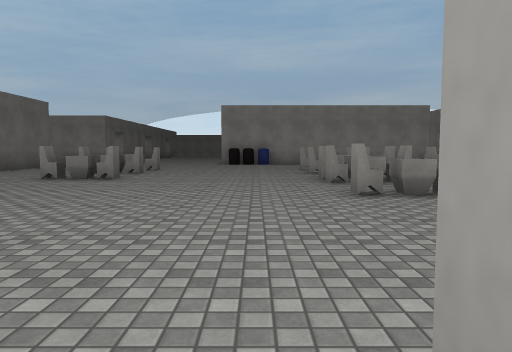
View 1 (above)

24 first-person views from a walk through a Unity game level. The camera is 1.3 m above the floor, tilts 4° down and sees 70° across. The floor is counted in squares, 2 m on a side. Each view is taken from the middle of a square. On the plan, view 1 faces up. The plan holds only what a view shows up to about 11 squares ahead; the rest is blank. The place goes on beyond the plan. Surface patterns are stand-ins for the level's own textures.

View 2
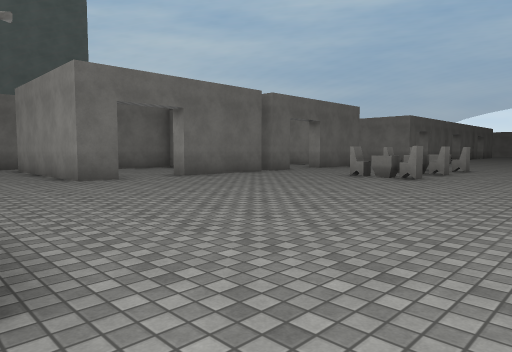

View 3
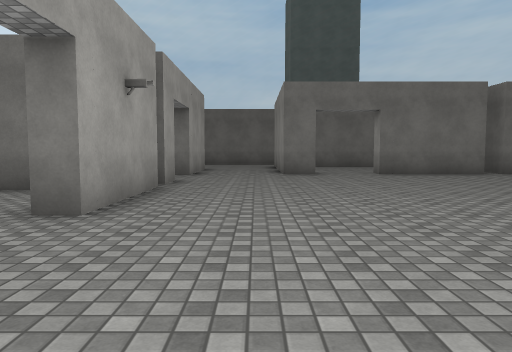

View 4
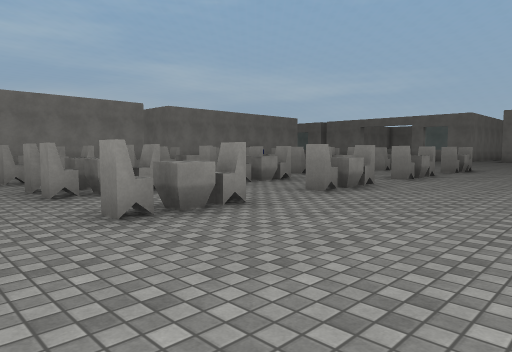

View 5
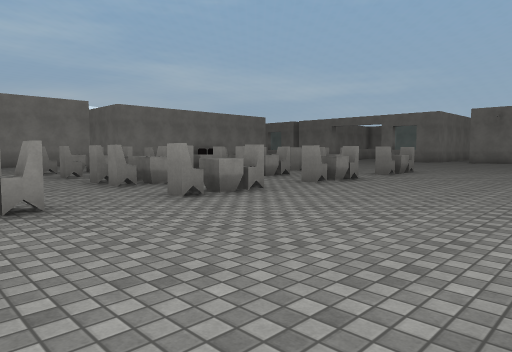

View 6
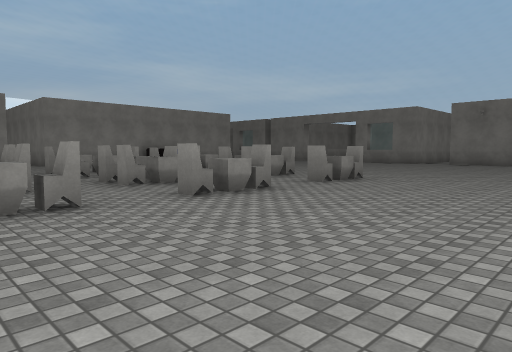

View 7
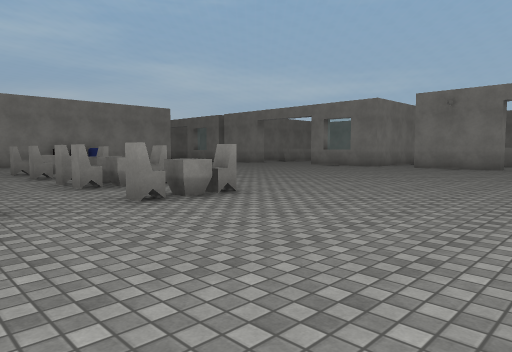

View 8
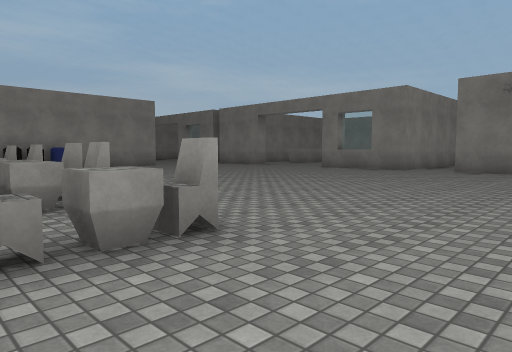

View 9
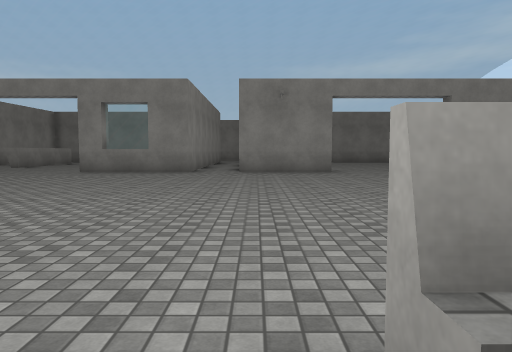

View 10
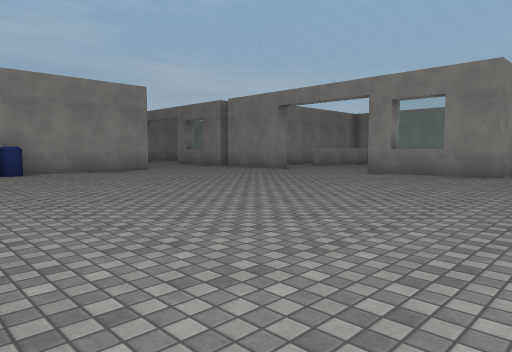

View 11
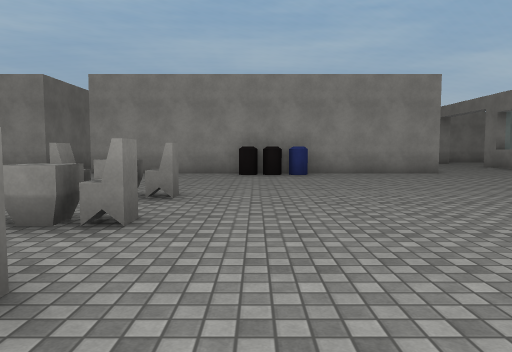

View 12
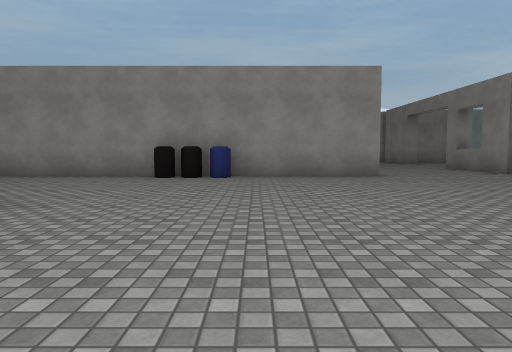

View 13
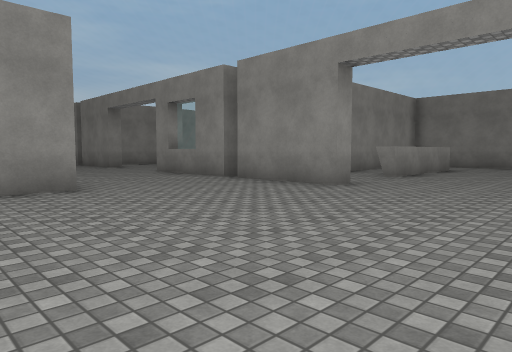

View 14
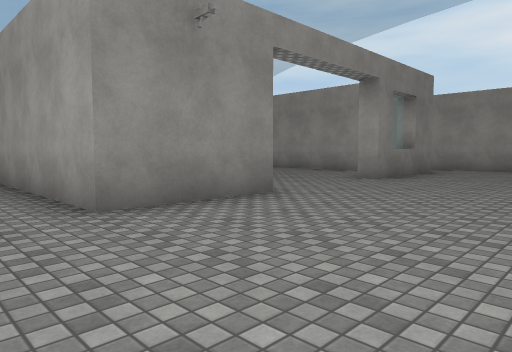

View 15
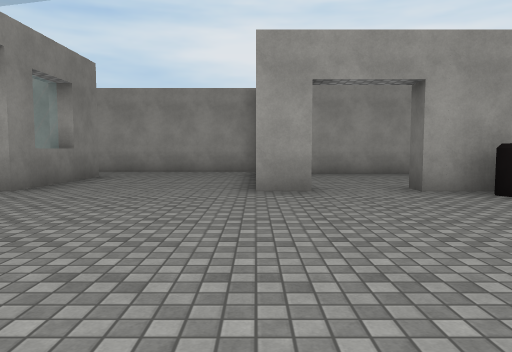

View 16
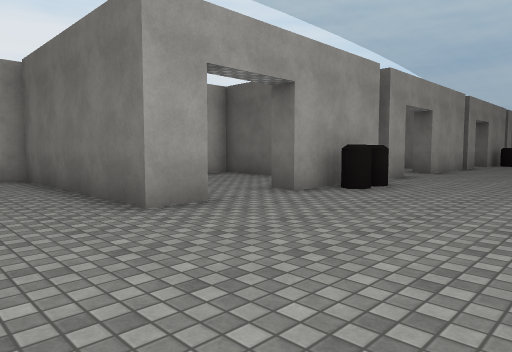

View 17
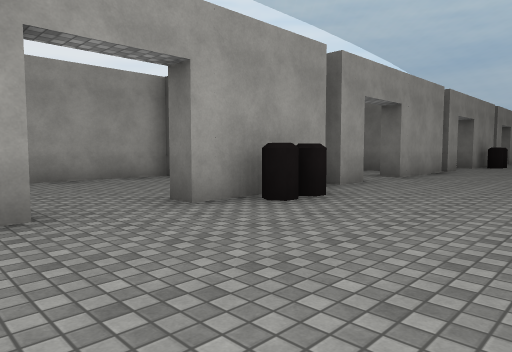

View 18
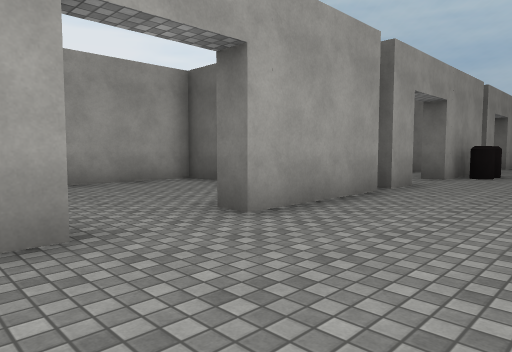

View 19
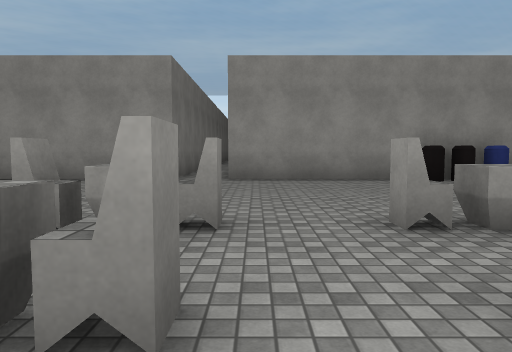

View 20
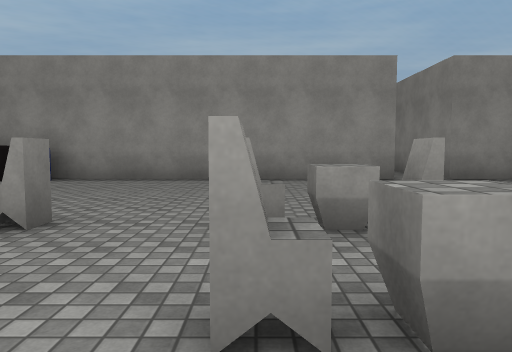

View 21
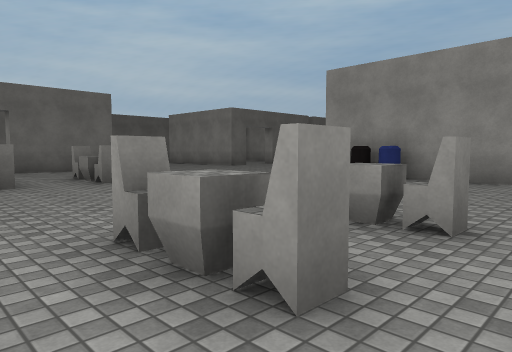

View 22
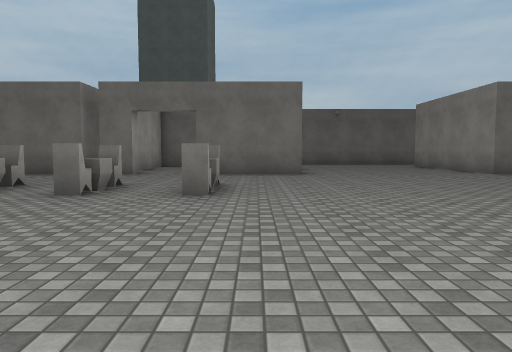

View 23
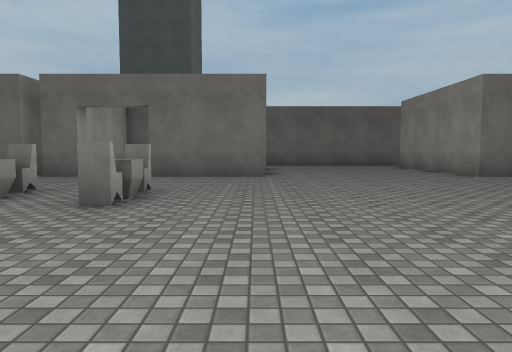

View 24
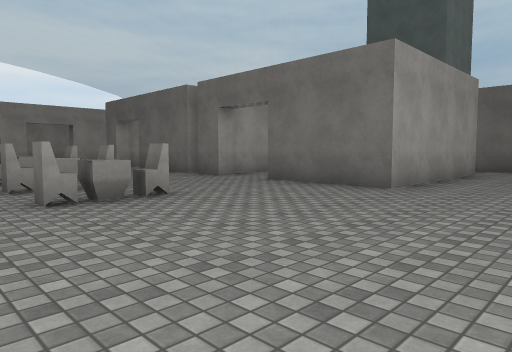

### Floor plan
Key: @ floor where view 1 was taken; # wall or solid block; x gap in a wall; . floor; = window, fence, low wall or low ledge; ^ raised ledge.
Columns run from 10 left of view 1 to 29 right of it. Each row starts with its distance up from view 1.
 22                                ..
 21                               ...#
 20 ###.              # #         ...^
 19 .....             #.#         ...#
 18 .......           #.#         ...#
 17 .........##########.##########...#
 16 .................. ..............# ...
 15 .................. ..............#..^^^^
 14 ###.............. ......................
 13   #.............. ......................
 12   #...^.....^#.#^ .^..^.............
 11   ...............  ..............#
 10  .....^.....^#.#^ .^..^..........^
  9 ###.............  ...............#
  8  ##...^.....^#.#^..^..^..........##
  7   #................=..................
  6 ..#..............................######
  5 ............##.##..^xxx..........#
  4  ................................#
  3 ###................................
  2 ....................................
  1  ............##.....................
  0  ##..####.@####..####..####..#...#...
 -1       #..   #.     ....  ....#...^...
 -2       #.           ...   ....#...#..
 -3                   #...  #....#...##
 -4                   #...  #... #....
 -5                   ####  ###########

Positions as (right, up) in squares from view 1, and headings:
1: (0, 0), facing up
2: (0, 0), facing up-left
3: (2, 2), facing left
4: (0, 2), facing up-right
5: (2, 1), facing up-right
6: (5, 1), facing up-right
7: (9, 1), facing up-right
8: (11, 3), facing up-right
9: (12, 6), facing right
10: (13, 6), facing up-right
11: (14, 7), facing up
12: (16, 8), facing up
13: (17, 11), facing up-right
14: (19, 8), facing down-right
15: (19, 6), facing down
16: (21, 4), facing down-left
17: (19, 4), facing down-left
18: (13, 3), facing down-left
19: (10, 9), facing up
20: (5, 9), facing up
21: (4, 9), facing up-left
22: (2, 13), facing left
23: (1, 14), facing left
24: (-2, 17), facing down-left
